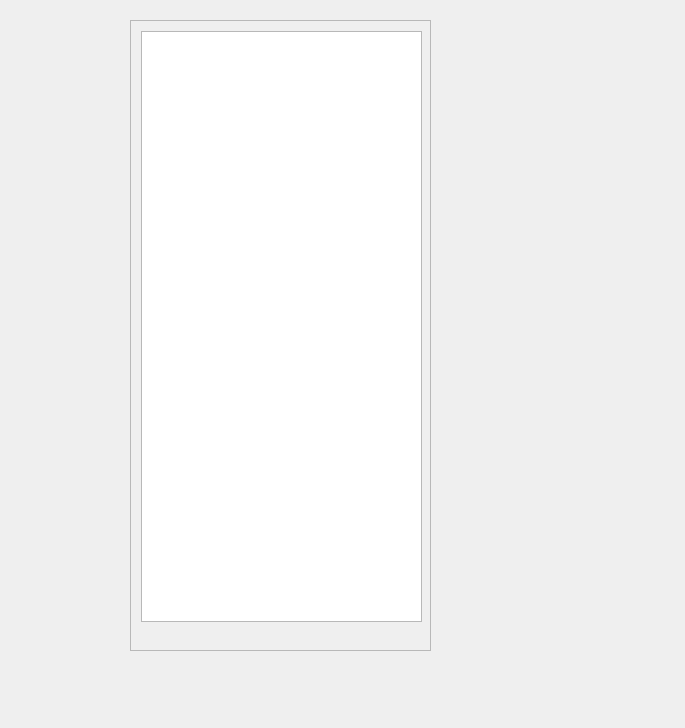
<?xml version="1.0" encoding="UTF-8"?>
<ui version="4.0">
 <class>IMClientClass</class>
 <widget class="QWidget" name="IMClientClass">
  <property name="geometry">
   <rect>
    <x>0</x>
    <y>0</y>
    <width>685</width>
    <height>728</height>
   </rect>
  </property>
  <property name="windowTitle">
   <string>IMClient</string>
  </property>
  <widget class="QScrollArea" name="scrollArea">
   <property name="geometry">
    <rect>
     <x>130</x>
     <y>20</y>
     <width>301</width>
     <height>631</height>
    </rect>
   </property>
   <property name="widgetResizable">
    <bool>true</bool>
   </property>
   <widget class="QWidget" name="scrollAreaWidgetContents">
    <property name="geometry">
     <rect>
      <x>0</x>
      <y>0</y>
      <width>299</width>
      <height>629</height>
     </rect>
    </property>
    <widget class="QListWidget" name="listWidget">
     <property name="geometry">
      <rect>
       <x>10</x>
       <y>10</y>
       <width>281</width>
       <height>591</height>
      </rect>
     </property>
    </widget>
   </widget>
  </widget>
 </widget>
 <layoutdefault spacing="6" margin="11"/>
 <resources>
  <include location="IMClient.qrc"/>
 </resources>
 <connections/>
</ui>
